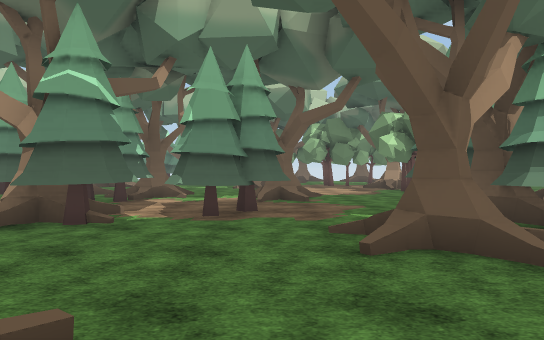
View 1 (above)

24 first-person views from a walk through a 3-D level made in the Unity game engine. The camera is 1.4 m above the floor, looks level and sees 75° across. The floor is counted in squares, 2 m on a side. Each view is taken from the middle of a square. On the plan, view 1 faces up. The plan holds only what a view shows up to about 11 squares ahead; the rest is blank. The place goes on beyond the plan. The player is left out. Some surface patterns are stand-ins.

View 2
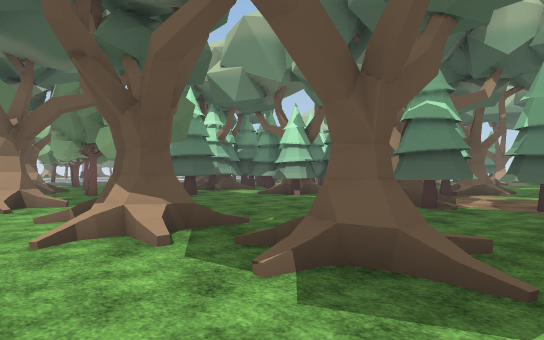

View 3
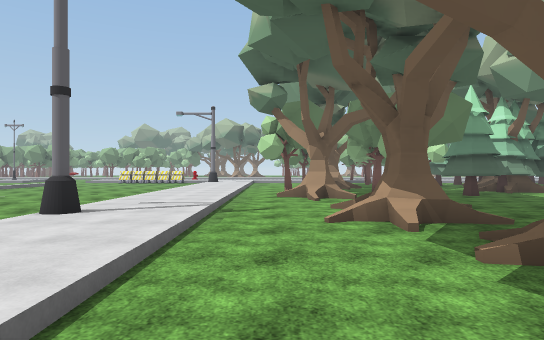

View 4
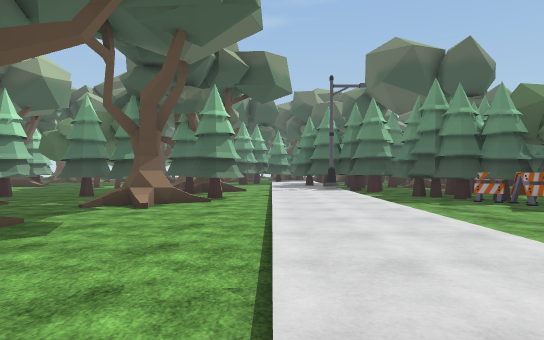

View 5
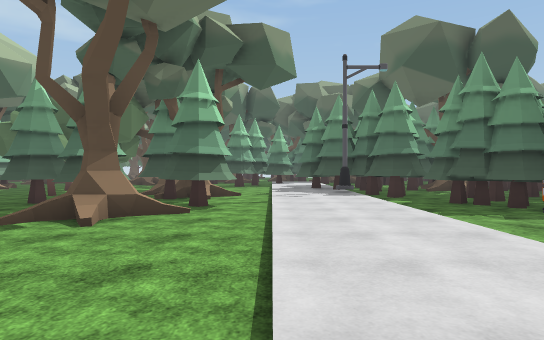

View 6
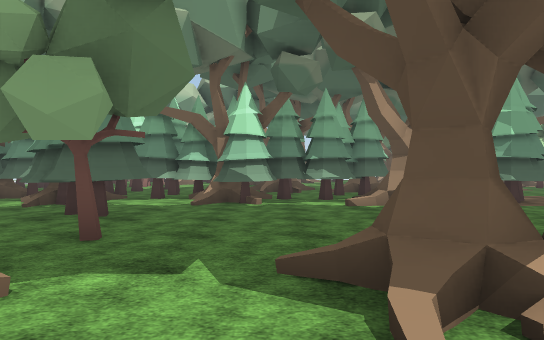

View 7
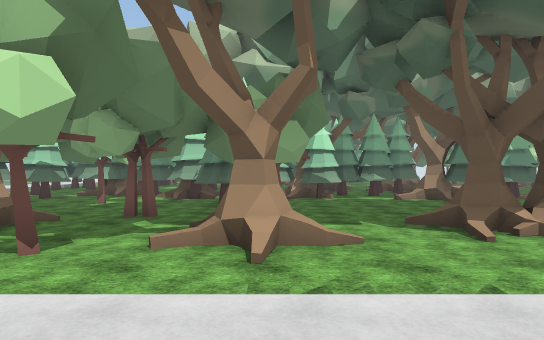

View 8
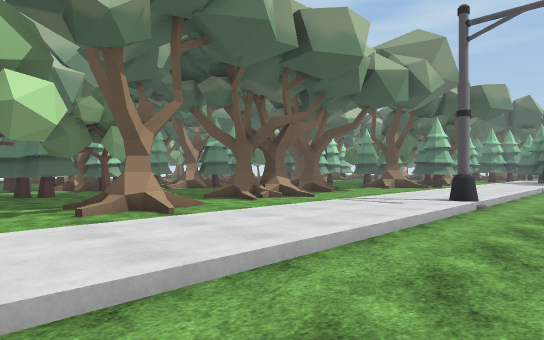

View 9
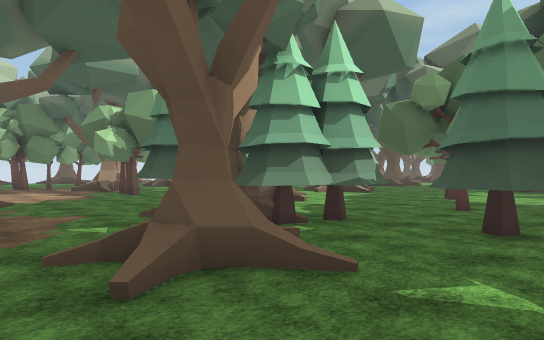

View 10
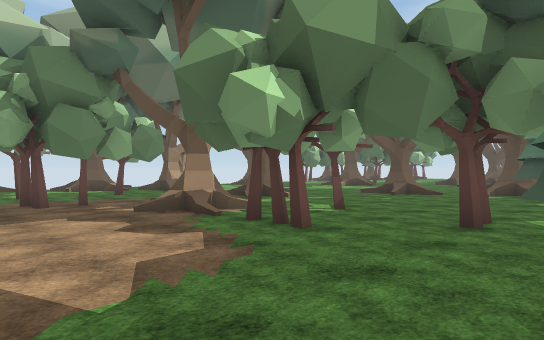

View 11
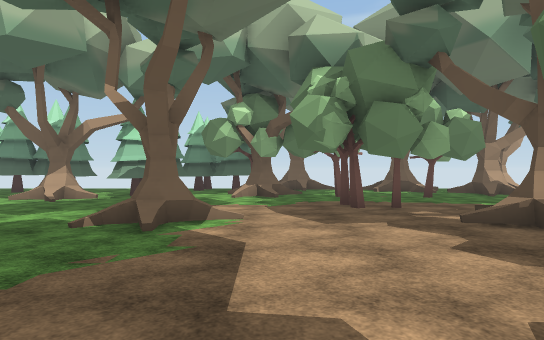

View 12
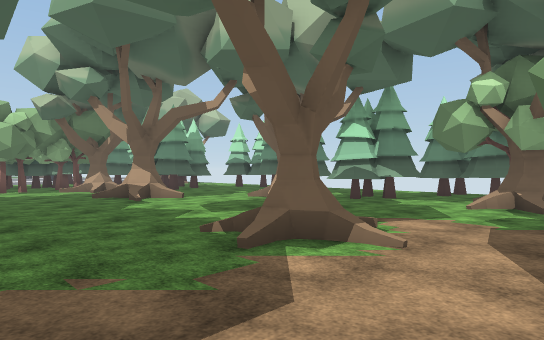

View 13
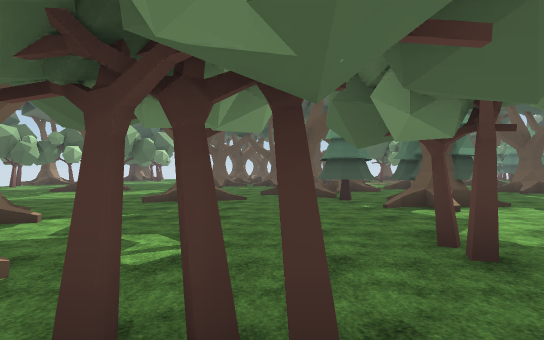

View 14
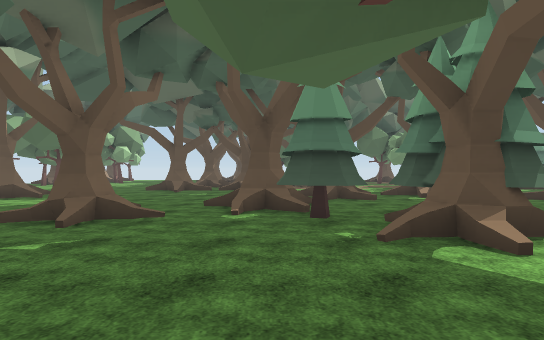

View 15
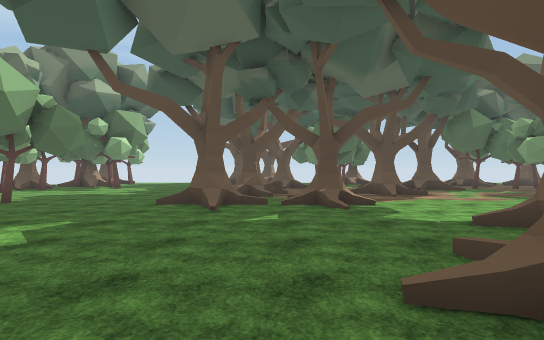

View 16
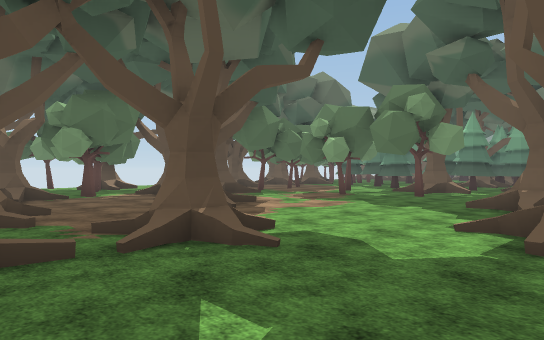

View 17
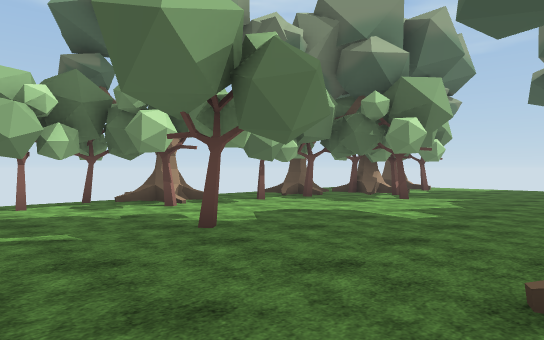

View 18
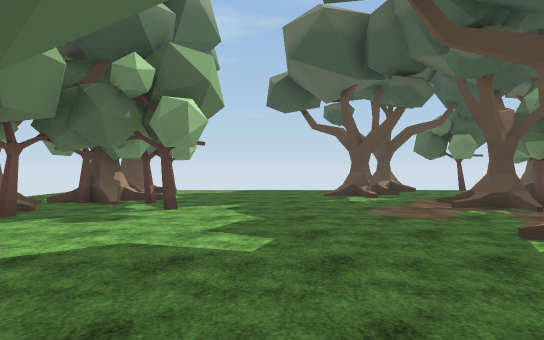

View 19
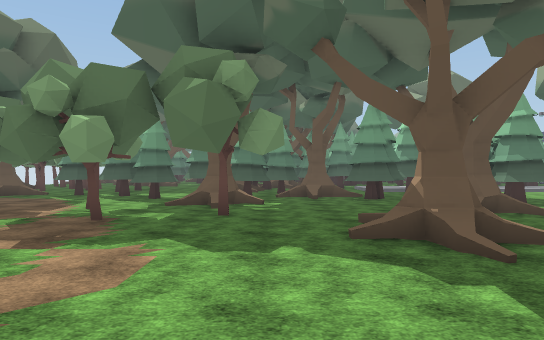

View 20
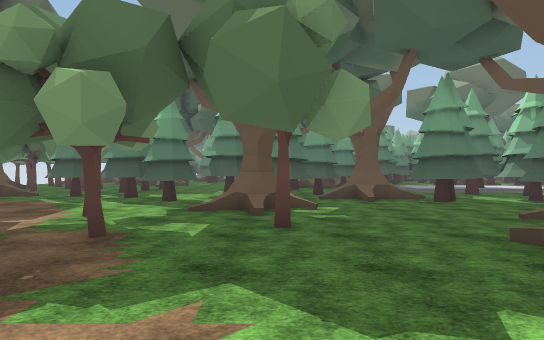

View 21
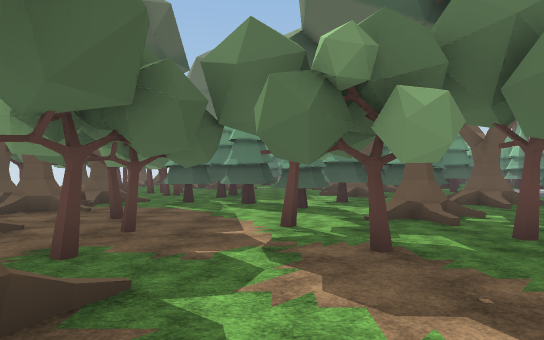

View 22
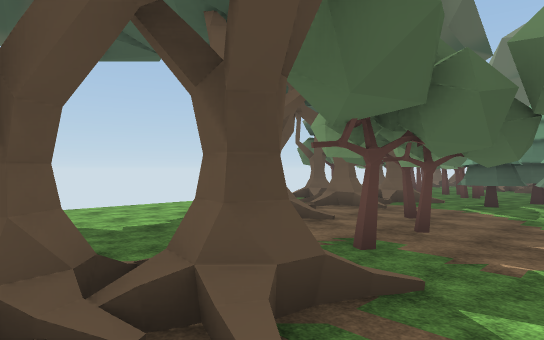

View 23
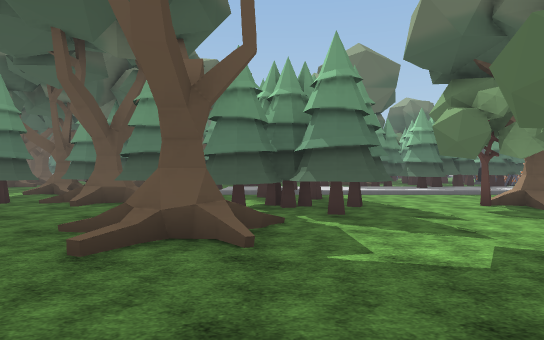

View 24
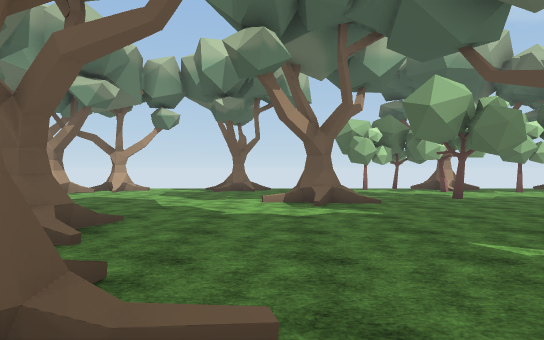

### Floor plan
Key: @ floor where view 1 was taken; # wall or solid block; x gap in a wall; . main floor; : floor 0.25 m higher than the main floor; / step, stairs or slope; O other object.
Columns run from 11 left of view 1 to 31 right of it. Each row starts with its distance up from view 1.
 22           #                 ..#O ..
 21         .###    O   O   O   #..O../O//  O
 20     ###.##.# ..../OO/.....  ..#...//.O OO
 19      . /##./O/....O/......  ......../# #/
 18      . O#..//.#.#.. ...../ ...#....#.....
 17     ..//..........  ...../O/.............
 16     O/............   ...../..............
 15  O  O/...../.......O.....................
 14  .../.....O/...OO............//........O
 13  ..............O/.....O...../O  O......O
 12    ............x.#..........././O...O....OO
 11          ......#.............OO.....O....
 10    # OO O.............# O..../......#..
  9    #  #.O..O.....#....# ..O..../OO.... #
  8       ###..O...##....O#...O.....// OO  OO
  7      ##.......## O...## ........../O/..
  6 #######/..##..# ...........O....../ ......
  5 ##..##./O##../O/...........O.......#......
  4 ..#.....#.../ ##....#.........#.#..../ /..
  3 ..##........OO....#......O/......#.#./O
  2 ...............##......###....OO....#..
  1 .#....//.OO....#   ....####...O.......O
  0 ..//./OO/O.@.O#### O..###.##.##.##....O
 -1 .#/O/........O.##O ....##..OO########OO
 -2 .../...........#.......##/. ####   ##OO
 -3 ///////////////////////#      O     ##
 -4 :::::::::::::::::::#          OO
 -5 ///////#/////////###
 -6  ................##
 -7 .......    ....###

Positions as (right, up) in squares from view 1, and headings:
1: (0, 0), facing up
2: (0, -2), facing up-left
3: (1, -2), facing left
4: (-5, -3), facing right
5: (-3, -3), facing right
6: (-6, -2), facing up
7: (-8, -5), facing up
8: (-11, -7), facing up-right
9: (0, 1), facing up-right
10: (1, 8), facing up-right
11: (1, 9), facing up
12: (2, 11), facing up-left
13: (3, 11), facing right
14: (6, 10), facing right
15: (11, 12), facing right
16: (15, 13), facing down-right
17: (16, 14), facing up-right
18: (18, 16), facing right
19: (18, 10), facing down
20: (19, 8), facing down
21: (22, 8), facing down
22: (22, 8), facing down-right
23: (13, 7), facing down
24: (14, 9), facing up
